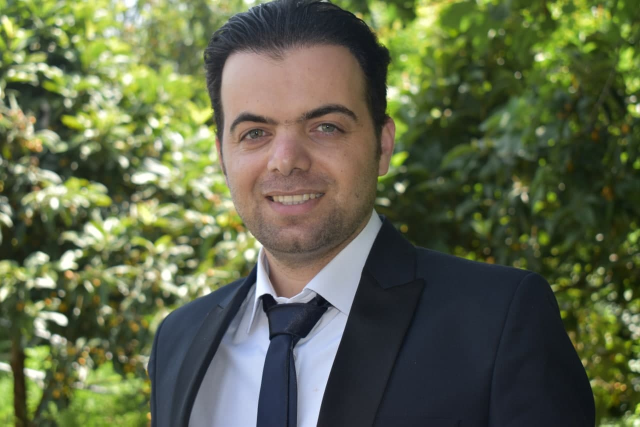
#> input picture 3-image and basic with openCV n/farzin.jpg.jpg, 1280 x 853 px (shown at 1/2 size)
$ python main.py
#> lines starting #> are read from the running program, lines starting #| are printed output that depends on the picture; after the words box and inside, x2 and y2 are one past the last pixel; in counts of white or black regions, pixels touching at a corner belong together
import cv2
import numpy as np
import matplotlib.pyplot as plt
img = cv2.imread('farzin.jpg.jpg')
#> img is the input picture: shape (853, 1280, 3); mean B, G, R 73.7, 103.1, 95.9
cv2.imshow("farzin",img)
cv2.rectangle(img,pt1=(760,100)# top left corner
                 ,pt2=(450,500) # buttem right corner
                  ,color=(0,255,0)
                  ,thickness=10)
cv2.imshow("farzin",img)
cv2.circle(img,center=(100,100),radius=50,color=(255,0,0),thickness=8)
cv2.imshow("farzin",img)
cv2.circle(img,center=(1000,700),radius=50,color=(255,0,0),thickness=-1)
cv2.imshow("farzin",img)
cv2.line(img,pt1=(0,0),pt2=(512,512),color=(102,255,255),thickness=5)
cv2.imshow("farzin",img)

# writing something on image
font = cv2.FONT_HERSHEY_SIMPLEX
cv2.putText(img,text='farzin',org=(700,300),fontFace=font,fontScale=2,color=(255,255,255),thickness=3,lineType=cv2.LINE_AA)
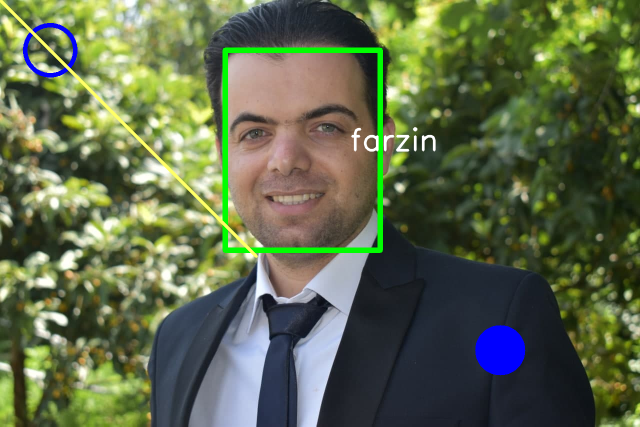
#> img: shape (853, 1280, 3) (shown at 1/2 size); mean B, G, R 74.7, 105.3, 94.5
cv2.imshow("farzin",img)

cap = cv2.imread('cap.JPG')
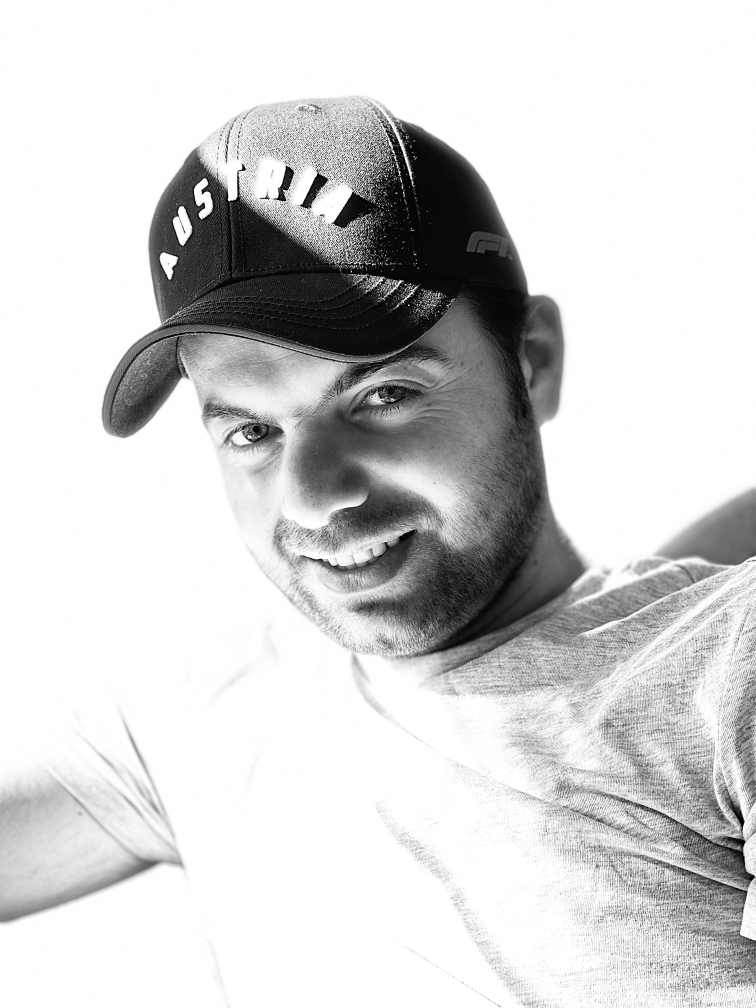
#> input picture 3-image and basic with openCV n/cap.JPG, 3024 x 4032 px (shown at 1/4 size)
#> cap is the input picture: shape (4032, 3024, 3); mean B, G, R 210, 210, 210

#percent by which the image is resized
scale_percent = 20
#calculate the 50 percent of original dimensions
width = int(cap.shape[1] * scale_percent / 100)
#> width = 604
height = int(cap.shape[0] * scale_percent / 100)
#> height = 806
# dsize
dsize = (width, height)
#> dsize = (604, 806)

cap_resize = cv2.resize(cap,dsize=dsize)
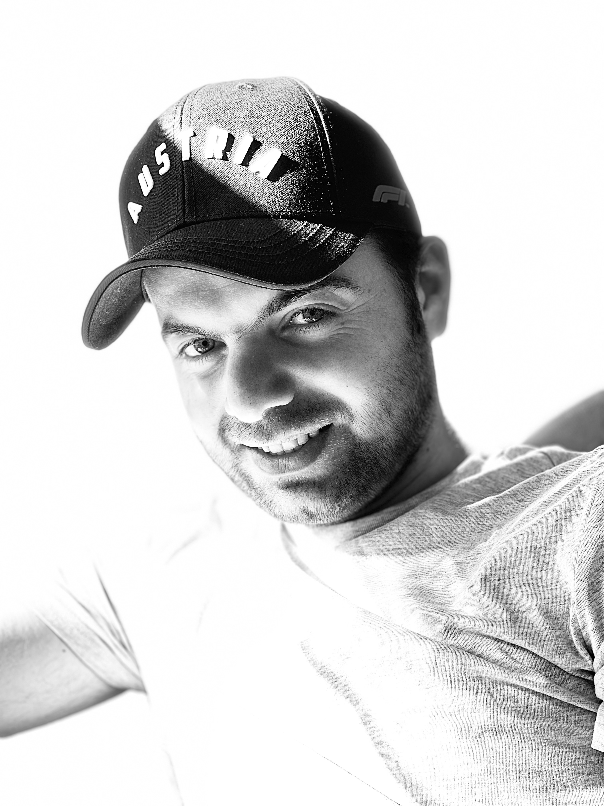
#> cap_resize: shape (806, 604, 3); mean B, G, R 210, 210, 210

cv2.imshow('cap',cap_resize)

vertices = np.array([ [100,300],[200,200],[400,300] ,[200,400] ],dtype=np.int32)
print(vertices)
print(vertices.shape)
pts = vertices.reshape((-1,1,2))
print(pts)
cv2.polylines(cap_resize,[pts],isClosed=True,color=(255,0,0),thickness=5)
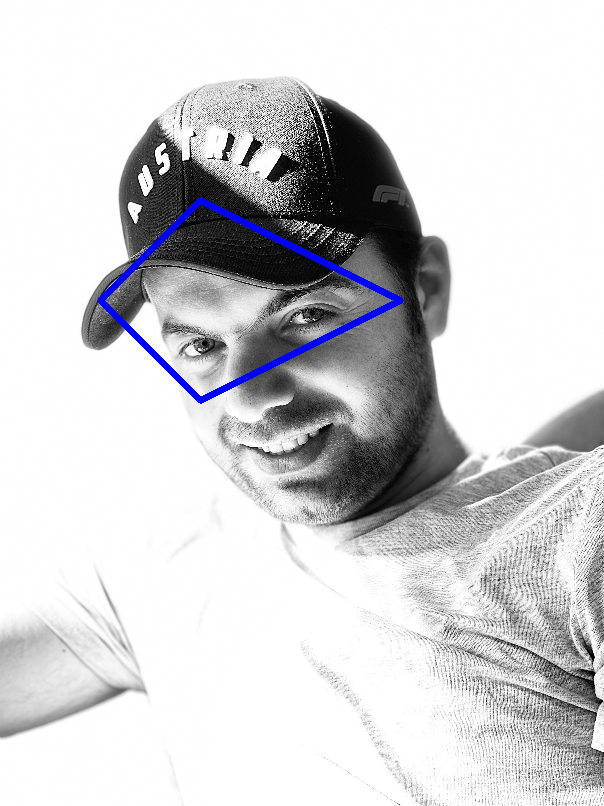
#> cap_resize: shape (806, 604, 3); 0.98% of pixels changed, all inside (x1, y1, x2, y2) = (97, 197, 404, 404)
cv2.imshow('cap',cap_resize)


while True:
    cv2.imshow('my_drawing',img)
    if cv2.waitKey(20) & 0xFF == 27:
#> (key Esc is pressed here)
        break


cv2.waitKey(0)
